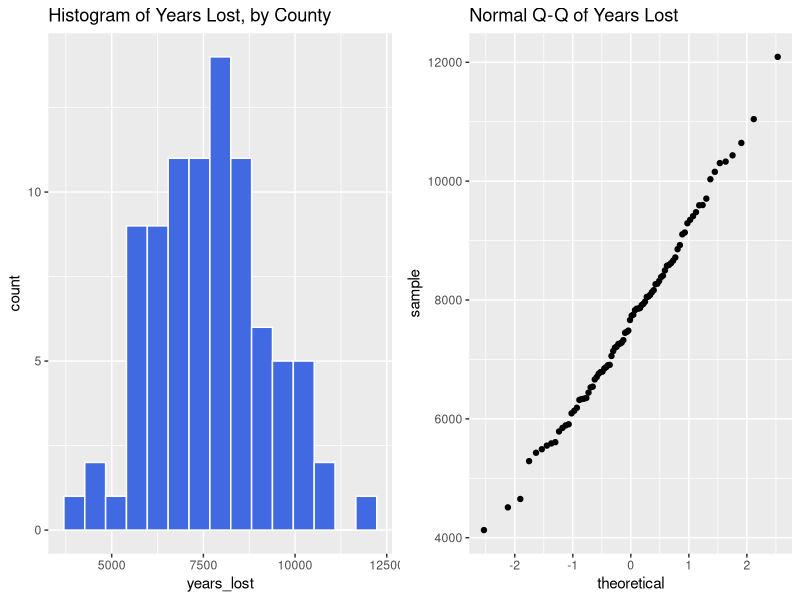
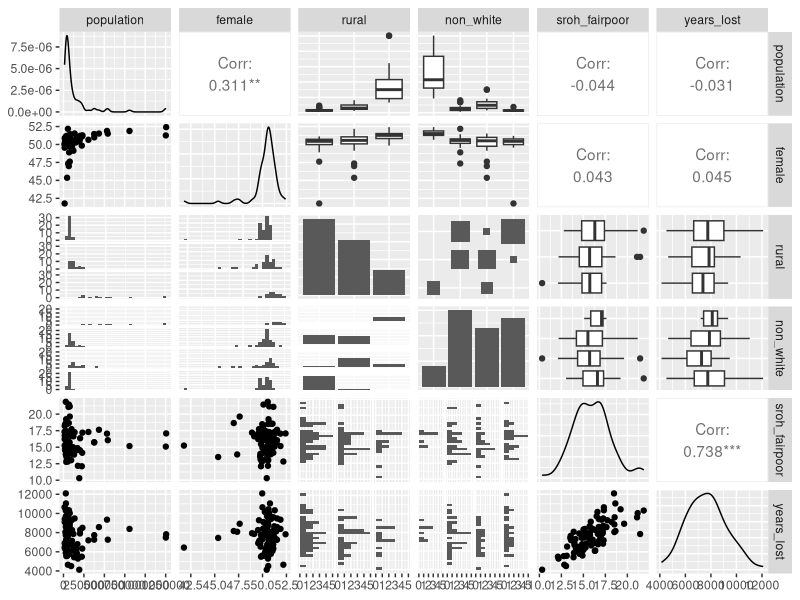
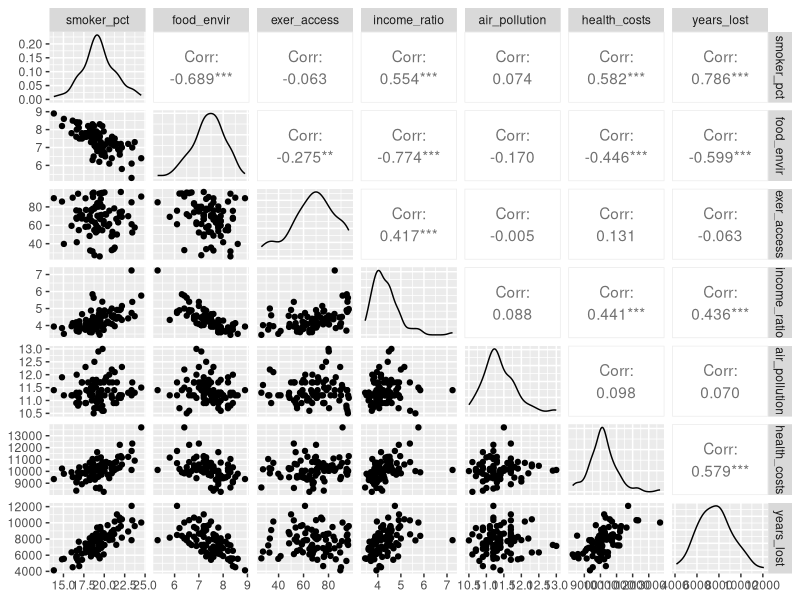

Generate these figures, in order, with R: (Note: this script raises an error after producing the figures.)
## ---- chunk 1
knitr::opts_chunk$set(comment=NA)
options(width = 60)
## ---- chunk 2
library(skimr); library(broom); library(car)
library(modelr); library(leaps)
library(tidyverse)

oh_count <- read.csv("data/counties2017a.csv") %>% tbl_df
## ---- chunk 3
p1 <- ggplot(oh_count, aes(years_lost)) +
    geom_histogram(bins = 15, fill = "royalblue", col = "white") +
    labs(title = "Histogram of Years Lost, by County")
p2 <- ggplot(oh_count, aes(sample = years_lost)) +
    geom_qq() +
    labs(title = "Normal Q-Q of Years Lost")

gridExtra::grid.arrange(p1, p2, nrow = 1)
## ---- chunk 4
GGally::ggpairs(oh_count, columns = c(5:9, 4))
## ---- chunk 5
GGally::ggpairs(oh_count, columns = c(10:15, 4))
## ---- chunk 6
m_ks <- lm(years_lost ~ population + female + rural +
               non_white + sroh_fairpoor + smoker_pct +
               food_envir + exer_access + income_ratio +
               air_pollution + health_costs, 
           data = oh_count)

glance(m_ks) %>% select(r.squared, adj.r.squared)
## ---- chunk 7
boxCox(m_ks)
## ---- chunk 8
plot(Hmisc::spearman2(years_lost ~ population + female + 
                          rural + non_white + 
                          sroh_fairpoor + smoker_pct +
                          food_envir + exer_access + 
                          income_ratio + air_pollution + 
                          health_costs, data = oh_count))
## ---- chunk 9
bs_preds <- with(oh_count, cbind(population, female, rural, 
                              non_white, sroh_fairpoor, 
                              smoker_pct, food_envir, 
                              exer_access, income_ratio, 
                              air_pollution, health_costs))
## ---- chunk 10
bs_subs <- regsubsets(bs_preds, 
                      y = oh_count$years_lost, 
                      nvmax = 8)
bs_mods <- summary(bs_subs)
## ---- chunk 11
bs_mods$rsq
## ---- chunk 12
bs_mods$adjr2
## ---- chunk 13
bs_winners <- tbl_df(bs_mods$which)
bs_winners$k <- 2:9 ## in general, this is 2:(nvmax + 1)
bs_winners$r2 <- bs_mods$rsq
bs_winners$adjr2 <- bs_mods$adjr2
bs_winners$cp <- bs_mods$cp
bs_winners$bic <- bs_mods$bic
## ---- chunk 14
temp.n <- nrow(oh_count)
temp.inputs <- 9 ## nvmax + 1
    
bs_mods$aic.corr <- temp.n*log(bs_mods$rss / temp.n) + 
    2*(2:temp.inputs) +
    (2 * (2:temp.inputs) * ((2:temp.inputs)+1) / 
         (temp.n - (2:temp.inputs) - 1))

bs_winners$aic.corr <- bs_mods$aic.corr
## ---- chunk 15
head(bs_winners, 2)
## ---- chunk 16
p1 <- ggplot(bs_winners, aes(x = k, y = adjr2, 
                       label = round(adjr2,2))) +
    geom_line() +
    geom_label() +
    geom_label(data = subset(bs_winners, 
                             adjr2 == max(adjr2)),
               aes(x = k, y = adjr2, label = round(adjr2,2)), 
               fill = "yellow", col = "blue") +
    theme_bw() +
    scale_x_continuous(breaks = 2:9) +
    labs(x = "# of predictors (including intercept)",
         y = "Adjusted R-squared")
## ---- chunk 17
ggplot(bs_winners, aes(x = k, y = adjr2, 
                       label = round(adjr2,2))) +
    geom_line() +
    geom_label() +
    geom_label(data = subset(bs_winners, 
                             adjr2 == max(adjr2)),
               aes(x = k, y = adjr2, label = round(adjr2,2)), 
               fill = "yellow", col = "blue") +
    theme_bw() +
    scale_x_continuous(breaks = 2:9) +
    labs(x = "# of predictors (including intercept)",
         y = "Adjusted R-squared")
## ---- chunk 18
p2 <- ggplot(bs_winners, aes(x = k, y = cp, 
                             label = round(cp,1))) +
    geom_line() +
    geom_label() +
    geom_abline(intercept = 0, slope = 1, 
                col = "red") +
    theme_bw() +
    scale_x_continuous(breaks = 2:9) +
    labs(x = "# of predictors (including intercept)",
         y = "Mallows' Cp")
## ---- chunk 19
ggplot(bs_winners, aes(x = k, y = cp, 
                       label = round(cp,1))) +
    geom_line() +
    geom_label() +
    geom_abline(intercept = 0, slope = 1, 
                col = "red") +
    theme_bw() +
    scale_x_continuous(breaks = 2:9) +
    labs(x = "# of predictors (including intercept)",
         y = "Mallows' Cp")
## ---- chunk 20
p3 <- ggplot(bs_winners, aes(x = k, y = aic.corr, 
                             label = round(aic.corr,1))) +
    geom_line() +
    geom_label() +
    geom_label(data = subset(bs_winners, 
                             aic.corr == min(aic.corr)),
               aes(x = k, y = aic.corr), 
               fill = "pink", col = "red") +
    theme_bw() +
    scale_x_continuous(breaks = 2:9) +
    labs(x = "# of predictors (including intercept)",
         y = "Bias-Corrected AIC")
## ---- chunk 21
ggplot(bs_winners, aes(x = k, y = aic.corr, 
                             label = round(aic.corr,1))) +
    geom_line() +
    geom_label() +
    geom_label(data = subset(bs_winners, 
                             aic.corr == min(aic.corr)),
               aes(x = k, y = aic.corr), 
               fill = "pink", col = "red") +
    theme_bw() +
    scale_x_continuous(breaks = 2:9) +
    labs(x = "# of predictors (including intercept)",
         y = "Bias-Corrected AIC")
## ---- chunk 22
p4 <- ggplot(bs_winners, aes(x = k, y = bic, 
                             label = round(bic,1))) +
    geom_line() +
    geom_label() +
    geom_label(data = subset(bs_winners, bic == min(bic)),
               aes(x = k, y = bic), 
               fill = "lightgreen", col = "blue") +
    theme_bw() +
    scale_x_continuous(breaks = 2:9) +
    labs(x = "# of predictors (including intercept)",
         y = "BIC")
## ---- chunk 23
ggplot(bs_winners, aes(x = k, y = bic, 
                             label = round(bic,1))) +
    geom_line() +
    geom_label() +
    geom_label(data = subset(bs_winners, bic == min(bic)),
               aes(x = k, y = bic), 
               fill = "lightgreen", col = "blue") +
    theme_bw() +
    scale_x_continuous(breaks = 2:9) +
    labs(x = "# of predictors (including intercept)",
         y = "BIC")
## ---- chunk 24
gridExtra::grid.arrange(p1, p2, p3, p4, nrow = 2)
## ---- chunk 25
m3 <- lm(years_lost ~ smoker_pct + health_costs,
         data = oh_count)
m5 <- lm(years_lost ~ smoker_pct + health_costs +
             food_envir + income_ratio, data=oh_count)
m8 <- lm(years_lost ~ smoker_pct + health_costs +
              food_envir + income_ratio + female + 
             exer_access + sroh_fairpoor, data=oh_count)
## ---- chunk 26
anova(m3, m5, m8)
## ---- chunk 27
a <- AIC(m3, m5, m8)
b <- BIC(m3, m5, m8); b$model <- row.names(b)
left_join(a, b)
## ---- chunk 28
set.seed(432012)

cv_3 <- oh_count %>%
  crossv_kfold(k = 10) %>%
  mutate(model = map(train, ~ lm(years_lost ~ 
                     smoker_pct + health_costs, data = .)))

cv3_pred <- cv_3 %>%
  unnest(map2(model, test, ~ augment(.x, newdata = .y)))

cv3_res <- cv3_pred %>%
  summarize(Model = "3",
            RMSE = sqrt(mean((years_lost - .fitted) ^2)),
            MAE = mean(abs(years_lost - .fitted)))
## ---- chunk 29
set.seed(432013)

cv_5 <- oh_count %>%
  crossv_kfold(k = 10) %>%
  mutate(model = map(train, ~ lm(years_lost ~ 
                     smoker_pct + health_costs +
                     food_envir + income_ratio, data = .)))

cv5_pred <- cv_5 %>%
  unnest(map2(model, test, ~ augment(.x, newdata = .y)))

cv5_res <- cv5_pred %>%
  summarize(Model = "5",
            RMSE = sqrt(mean((years_lost - .fitted) ^2)),
            MAE = mean(abs(years_lost - .fitted)))
## ---- chunk 30
set.seed(432014)

cv_8 <- oh_count %>%
  crossv_kfold(k = 10) %>%
  mutate(model = map(train, ~ lm(years_lost ~ 
                     smoker_pct + health_costs +
                     food_envir + income_ratio +
                     female + exer_access +
                     sroh_fairpoor, data = .)))

cv8_pred <- cv_8 %>%
  unnest(map2(model, test, ~ augment(.x, newdata = .y)))

cv8_res <- cv8_pred %>%
  summarize(Model = "8",
            RMSE = sqrt(mean((years_lost - .fitted) ^2)),
            MAE = mean(abs(years_lost - .fitted)))
## ---- chunk 31
bind_rows(cv3_res, cv5_res, cv8_res)
## ---- chunk 32
m3 <- lm(years_lost ~ smoker_pct + health_costs, 
         data = oh_count)

arm::display(m3)
## ---- chunk 33
glance(m3) %>% print.data.frame
## ---- chunk 34
par(mfrow = c(1,2)); plot(m3, which = c(1, 5))
